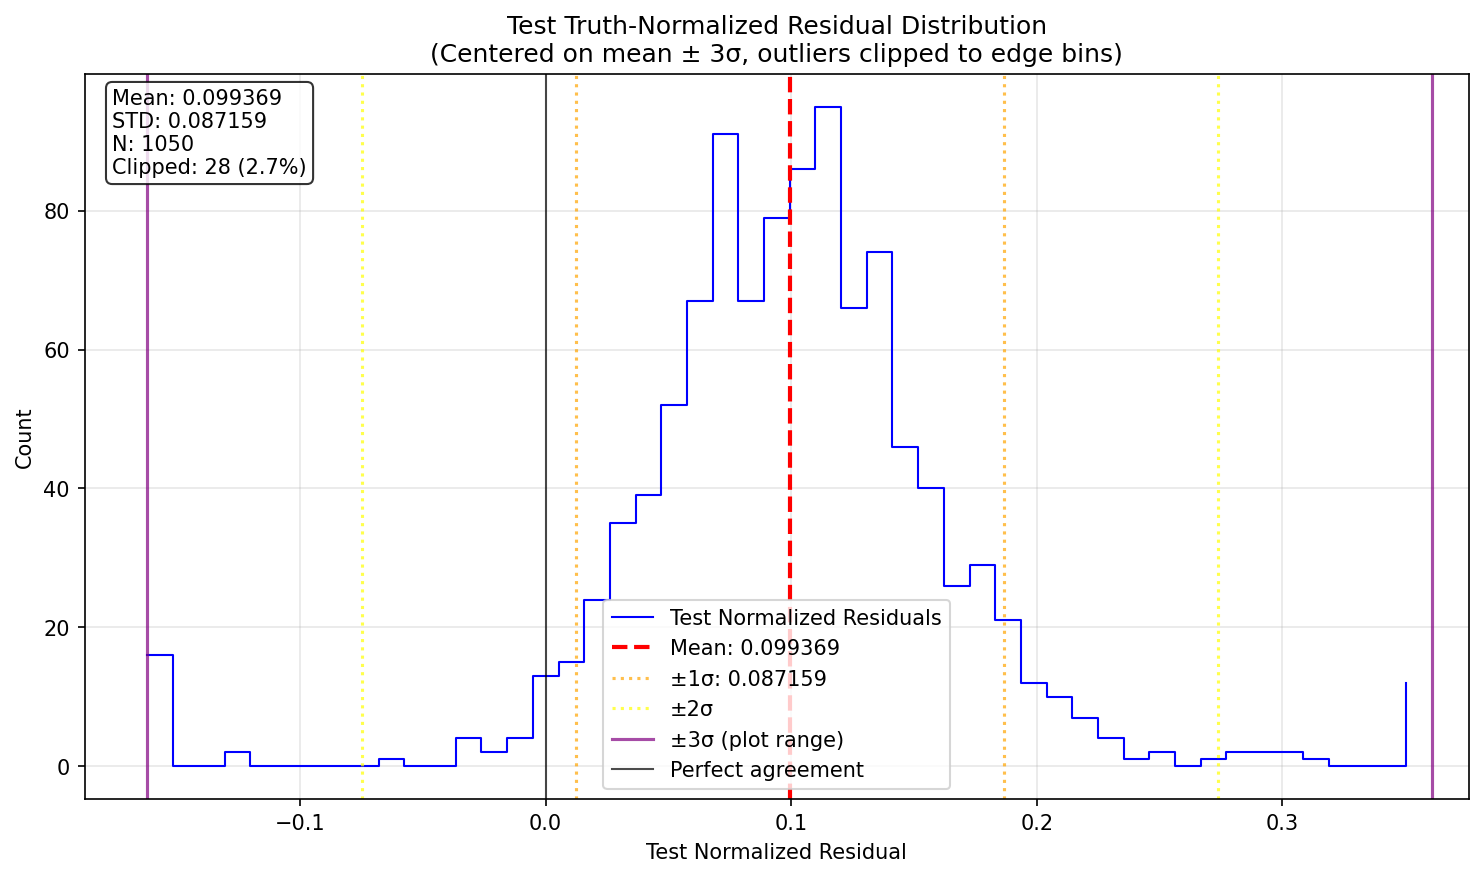

Generate this figure with Python:
#!/usr/bin/env python3
"""
Test script to verify the residual plotting fix
"""
import numpy as np
import matplotlib.pyplot as plt
from pathlib import Path

def test_residual_plot():
    """Test the 3-sigma residual plotting logic"""
    
    # Generate test data with some outliers
    np.random.seed(42)
    
    # Normal data centered around 0.1 with some spread
    normal_data = np.random.normal(0.1, 0.05, 1000)
    
    # Add some outliers
    outliers = np.random.uniform(-0.5, 0.6, 50)
    
    # Combine data
    clean_norm_residuals = np.concatenate([normal_data, outliers])
    
    # Calculate mean and std for 3-sigma range
    mean_residual = np.mean(clean_norm_residuals)
    std_residual = np.std(clean_norm_residuals)
    
    print(f"Data statistics:")
    print(f"  Mean: {mean_residual:.6f}")
    print(f"  Std: {std_residual:.6f}")
    print(f"  Total points: {len(clean_norm_residuals)}")
    
    # Define range as mean ± 3*sigma
    lower_bound = mean_residual - 3 * std_residual
    upper_bound = mean_residual + 3 * std_residual
    
    print(f"  3-sigma range: [{lower_bound:.6f}, {upper_bound:.6f}]")
    
    # Create bins centered on mean, extending 3 sigma to each side
    n_bins = 50
    bins = np.linspace(lower_bound, upper_bound, n_bins + 1)
    
    # Clip outliers into edge bins
    clipped_residuals = np.clip(clean_norm_residuals, lower_bound, upper_bound)
    
    # Count clipped values
    n_total = len(clean_norm_residuals)
    n_clipped = np.sum((clean_norm_residuals < lower_bound) | (clean_norm_residuals > upper_bound))
    clipped_pct = 100 * n_clipped / n_total if n_total > 0 else 0
    
    print(f"  Clipped: {n_clipped} ({clipped_pct:.1f}%)")
    
    # Calculate histogram with clipped data
    counts, bin_edges = np.histogram(clipped_residuals, bins=bins, density=False)
    
    # Create step histogram plot
    plt.figure(figsize=(10, 6))
    
    # Create step histogram with thinner lines
    plt.step(bin_edges[:-1], counts, where='post', linewidth=1, color='blue',
             label=f'Test Normalized Residuals')

    # Add vertical lines for statistics
    plt.axvline(mean_residual, color='red', linestyle='--', linewidth=2,
               label=f'Mean: {mean_residual:.6f}')
    plt.axvline(mean_residual - std_residual, color='orange', linestyle=':', alpha=0.7,
               label=f'±1σ: {std_residual:.6f}')
    plt.axvline(mean_residual + std_residual, color='orange', linestyle=':', alpha=0.7)
    plt.axvline(mean_residual - 2*std_residual, color='yellow', linestyle=':', alpha=0.7,
               label=f'±2σ')
    plt.axvline(mean_residual + 2*std_residual, color='yellow', linestyle=':', alpha=0.7)
    plt.axvline(lower_bound, color='purple', linestyle='-', alpha=0.7,
               label=f'±3σ (plot range)')
    plt.axvline(upper_bound, color='purple', linestyle='-', alpha=0.7)
    plt.axvline(0, color='black', linestyle='-', alpha=0.7, linewidth=1,
               label='Perfect agreement')

    # Formatting
    plt.xlabel('Test Normalized Residual')
    plt.title('Test Truth-Normalized Residual Distribution\n(Centered on mean ± 3σ, outliers clipped to edge bins)')
    plt.ylabel('Count')
    plt.grid(True, alpha=0.3)
    plt.legend()

    # Add text box with statistics
    stats_text = f'Mean: {mean_residual:.6f}\nSTD: {std_residual:.6f}\nN: {n_total}\nClipped: {n_clipped} ({clipped_pct:.1f}%)'
    plt.text(0.02, 0.98, stats_text, transform=plt.gca().transAxes,
             verticalalignment='top', bbox=dict(boxstyle='round', facecolor='white', alpha=0.8))

    plt.tight_layout()

    # Save plot
    output_path = 'test_residual_plot.png'
    plt.savefig(output_path, dpi=150, bbox_inches='tight')
    plt.close()

    print(f"Saved test residual plot to {output_path}")
    print(f"Plot shows data centered on mean ({mean_residual:.6f}) ± 3σ range")
    print(f"Outliers beyond ±3σ ({n_clipped} points) are clipped into edge bins")

if __name__ == "__main__":
    test_residual_plot()